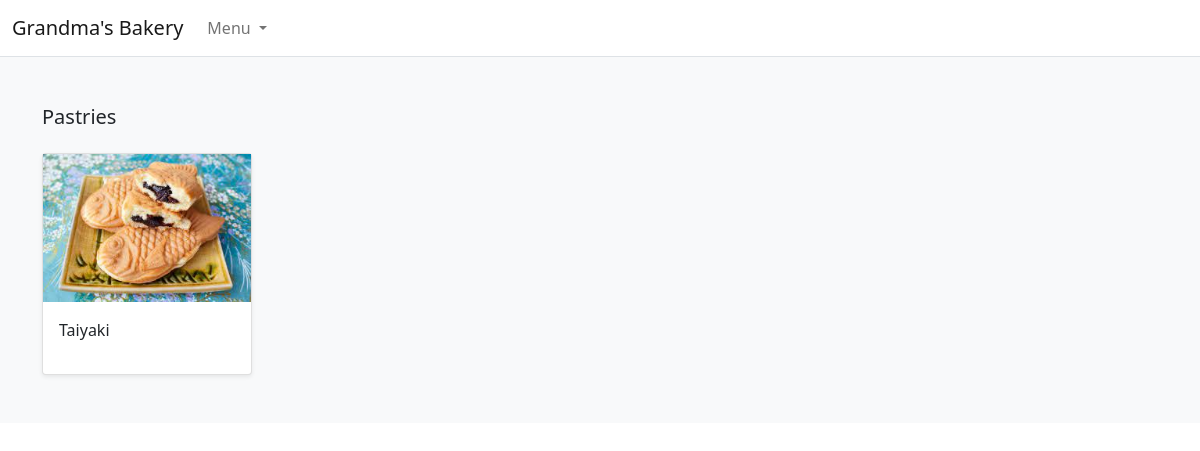
The page /search/pastries/ on the database its author committed.
### store/models.py (models this page shows, shortened)
class Category(models.Model):
    name = models.CharField(max_length=255,db_index=True)
    slug = models.SlugField(max_length=255, unique=True)
    class Meta:
        verbose_name_plural = 'categories'
    def get_absolute_url(self):
        return reverse("store:category_list", args=[self.slug])

class Product(models.Model):
    category = models.ForeignKey(Category,related_name='product',on_delete=models.CASCADE)
    created_by = models.ForeignKey(User, on_delete=models.CASCADE, related_name='product_creator')
    name = models.CharField(max_length=255)
    description = models.TextField(blank=True)
    image = models.ImageField(upload_to='images/')
    slug = models.SlugField(max_length=255)
    price = models.DecimalField(max_digits=4, decimal_places=2)
    in_stock = models.BooleanField(default=True)
    is_active = models.BooleanField(default=True)
    created = models.DateTimeField(auto_now_add=True)
    updated = models.DateTimeField(auto_now=True)
    objects = models.Manager()
    products = ProductManager()
    class Meta:
        verbose_name_plural = 'Products'
        ordering = ('-created',)
    def get_absolute_url(self):
        return reverse("store:product_detail",args=[self.slug])

### store/views.py (the view)
# urls.py: path('search/<slug:category_slug>/', views.category_list, name='category_list'),
def category_list(request,category_slug):
    category = get_object_or_404(Category,slug=category_slug)
    products = Product.objects.filter(category=category)
    return render(request, 'store/products/category.html',{'category':category,'products':products})

### store/context_processors.py (called while the page is built)
def categories(request):
    return {
        'categories': Category.objects.all()
    }

### templates/store/products/category.html (shortened to what this page needs)
{% extends "../base.html" %}
{% load static %}
{% block content %}
<main>
  <div class="album py-5 bg-light">
    <div class="container">
      <div class="pb-3 h5">{{category.name|title}}</div>
      <div class="row row-cols-1 row-cols-sm-2 row-cols-md-5 g-3">
        {% for product in products %}
        <div class="col">
          <div class="card shadow-sm">
            <img class="img-fluid" alt="Responsive image" src="{{ product.image.url }}">
            <div class="card-body">
              <p class="card-text">
                <a class="text-dark text-decoration-none" href="{{ product.get_absolute_url }}">{{ product.name }}</a>
              </p>
            </div>
          </div>
        </div>
        {% endfor %}
      </div>
    </div>
  </div>
</main>
{% endblock %}

### rows shown on the page
Category: name "Pastries"
Product: image (picture), name "Taiyaki"
